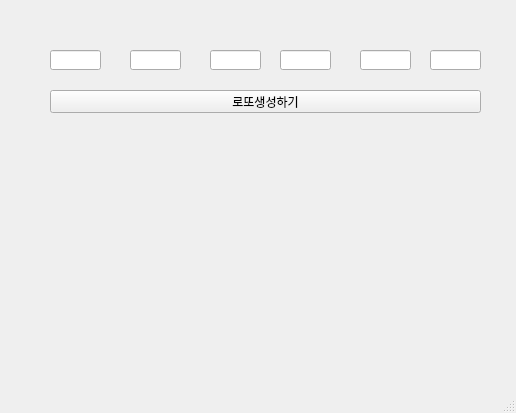
<?xml version="1.0" encoding="UTF-8"?>
<ui version="4.0">
 <class>MainWindow</class>
 <widget class="QMainWindow" name="MainWindow">
  <property name="geometry">
   <rect>
    <x>0</x>
    <y>0</y>
    <width>516</width>
    <height>413</height>
   </rect>
  </property>
  <property name="windowTitle">
   <string>MainWindow</string>
  </property>
  <widget class="QWidget" name="centralwidget">
   <widget class="QLineEdit" name="le1">
    <property name="geometry">
     <rect>
      <x>50</x>
      <y>50</y>
      <width>51</width>
      <height>20</height>
     </rect>
    </property>
   </widget>
   <widget class="QLineEdit" name="le2">
    <property name="geometry">
     <rect>
      <x>130</x>
      <y>50</y>
      <width>51</width>
      <height>20</height>
     </rect>
    </property>
   </widget>
   <widget class="QLineEdit" name="le3">
    <property name="geometry">
     <rect>
      <x>210</x>
      <y>50</y>
      <width>51</width>
      <height>20</height>
     </rect>
    </property>
   </widget>
   <widget class="QLineEdit" name="le4">
    <property name="geometry">
     <rect>
      <x>280</x>
      <y>50</y>
      <width>51</width>
      <height>20</height>
     </rect>
    </property>
   </widget>
   <widget class="QLineEdit" name="le5">
    <property name="geometry">
     <rect>
      <x>360</x>
      <y>50</y>
      <width>51</width>
      <height>20</height>
     </rect>
    </property>
   </widget>
   <widget class="QLineEdit" name="le6">
    <property name="geometry">
     <rect>
      <x>430</x>
      <y>50</y>
      <width>51</width>
      <height>20</height>
     </rect>
    </property>
   </widget>
   <widget class="QPushButton" name="pb">
    <property name="geometry">
     <rect>
      <x>50</x>
      <y>90</y>
      <width>431</width>
      <height>23</height>
     </rect>
    </property>
    <property name="text">
     <string>로또생성하기</string>
    </property>
   </widget>
  </widget>
  <widget class="QMenuBar" name="menubar">
   <property name="geometry">
    <rect>
     <x>0</x>
     <y>0</y>
     <width>516</width>
     <height>21</height>
    </rect>
   </property>
  </widget>
  <widget class="QStatusBar" name="statusbar"/>
 </widget>
 <resources/>
 <connections/>
</ui>
